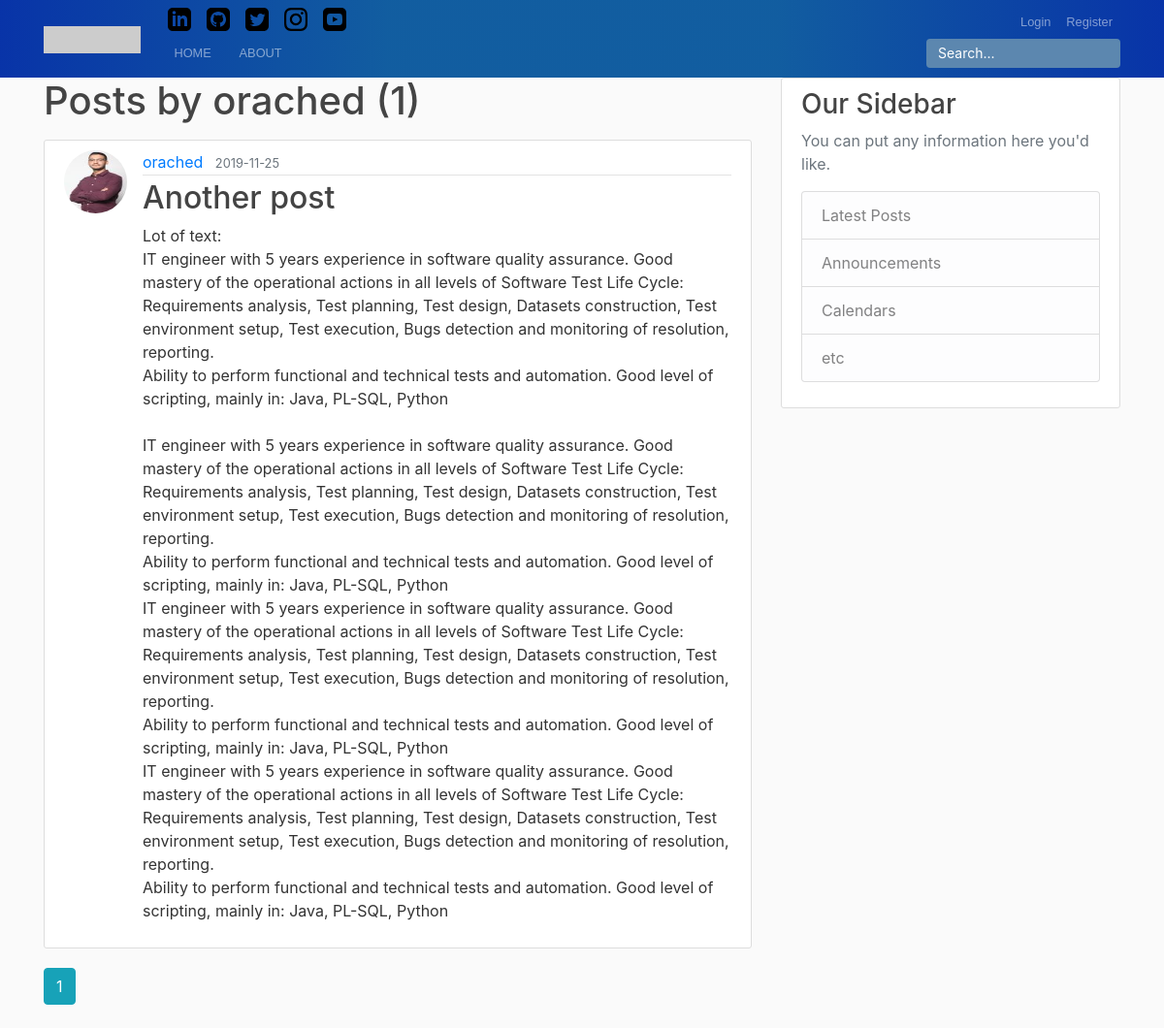
The page /user/orached on the database its author committed.
### flaskblog/models.py (models this page shows, shortened)
class User(db.Model, UserMixin):
    id = db.Column(db.Integer, primary_key=True)
    username = db.Column(db.String(20), unique=True, nullable=False)
    email = db.Column(db.String(120), unique=True, nullable=False)
    image_file = db.Column(db.String(20), nullable=False, default='default.jpg')
    password = db.Column(db.String(60), nullable=False)
    posts = db.relationship('Post', backref='author', lazy=True)

class Post(db.Model):
    id = db.Column(db.Integer, primary_key=True)
    title = db.Column(db.String(100), nullable=False)
    date_posted = db.Column(db.DateTime, nullable=False, default=datetime.utcnow)
    content = db.Column(db.Text, nullable=False)
    user_id = db.Column(db.Integer, db.ForeignKey('user.id'), nullable=False)

### flaskblog/users/routes.py (the view)
@users.route("/user/<string:username>")
def user_posts(username):
    page = request.args.get('page', 1, type=int)
    user = User.query.filter_by(username=username).first_or_404()
    posts = Post.query.filter_by(author=user)\
        .order_by(Post.date_posted.desc())\
        .paginate(page=page, per_page=5)
    return render_template('user_posts.html', posts=posts, user=user)

### flaskblog/templates/user_posts.html
{% extends "layout.html" %}
{% block content %}
    <h1 class="mb-3">Posts by {{ user.username }} ({{ posts.total }})</h1>
    {% for post in posts.items %}
        <article class="media content-section">
          <img class="rounded-circle article-img" src="{{ url_for('static', filename='profile_pics/' + post.author.image_file) }}">
          <div class="media-body">
            <div class="article-metadata">
              <a class="mr-2" href="{{ url_for('users.user_posts', username=post.author.username) }}">{{ post.author.username }}</a>
              <small class="text-muted">{{ post.date_posted.strftime('%Y-%m-%d') }}</small>
            </div>
            <h2><a class="article-title" href="{{ url_for('posts.post', post_id=post.id) }}">{{ post.title }}</a></h2>
            <p class="article-content">{{ post.content }}</p>
          </div>
        </article>
    {% endfor %}
    {% for page_num in posts.iter_pages(left_edge=1, right_edge=1, left_current=1, right_current=2) %}
      {% if page_num %}
        {% if posts.page == page_num %}
          <a class="btn btn-info mb-4" href="{{ url_for('users.user_posts', username=user.username, page=page_num) }}">{{ page_num }}</a>
        {% else %}
          <a class="btn btn-outline-info mb-4" href="{{ url_for('users.user_posts', username=user.username, page=page_num) }}">{{ page_num }}</a>
        {% endif %}
      {% else %}
        ...
      {% endif %}
    {% endfor %}
{% endblock content %}

### flaskblog/templates/layout.html (shortened to what this page needs)
<!DOCTYPE html>
<html>
<head>
    <link rel="stylesheet" href="https://maxcdn.bootstrapcdn.com/bootstrap/4.0.0/css/bootstrap.min.css">
    <link rel="stylesheet" type="text/css" href="{{ url_for('static', filename='main.css') }}">
</head>
<body>
  <header class="site-header">
    <nav class="navbar fixed-top navbar-dark navbar-expand-md">
      <div class="container">
        <a class="navbar-brand" href="/">
          <img src="//placehold.it/100x28" height=28 class="" />
        </a>
        <div class="collapse navbar-collapse flex-column" id="navbar">
          <ul class="navbar-nav nav w-100">
            <a class="nav-item nav-link" href="https://www.linkedin.com/in/orached">
            </a>
            <a class="nav-item nav-link" href="https://github.com/orached">
            </a>
            <a class="nav-item nav-link" href="https://twitter.com/orached">
            </a>
            <a class="nav-item nav-link" href="https://www.instagram.com/orached">
            </a>
            <a class="nav-item nav-link" href="https://www.youtube.com/user/orached">
            </a>
            <form class="form-inline ml-auto">
              {% if current_user.is_authenticated %}
                <a class="nav-item nav-link" href="{{ url_for('posts.new_post') }}">New Post</a>
                <a class="nav-item nav-link" href="{{ url_for('users.account') }}">Account</a>
                <a class="nav-item nav-link" href="{{ url_for('users.logout') }}">Logout</a>
              {% else %}
                <a class="nav-item nav-link" href="{{ url_for('users.login') }}">Login</a>
                <a class="nav-item nav-link" href="{{ url_for('users.register') }}">Register</a>
              {% endif %}
            </form>
          </ul>
          <ul class="navbar-nav nav w-100">
            <li class="nav-item">
              <a class="nav-link" href="{{ url_for('main.home') }}">HOME</a>
            </li>
            <li class="nav-item">
              <a  class="nav-link" href="{{ url_for('main.about') }}">ABOUT</a>
            </li>
            <form class="form-inline ml-auto">
                <input class="form-control search" type="text" id="search-bar" placeholder="Search..." autocomplete="off" spellcheck="false" autocorrect="off" />
              </form>
          </ul>
        </div>
      </div>
    </nav>
  </header>
  <main role="main" class="container">
      <div class="row">
        <div class="col-md-8">
          {% block content %}{% endblock %}
        </div>
        <div class="col-md-4">
          <div class="content-section">
            <h3>Our Sidebar</h3>
            <p class='text-muted'>You can put any information here you'd like.
              <ul class="list-group">
                <li class="list-group-item list-group-item-light">Latest Posts</li>
                <li class="list-group-item list-group-item-light">Announcements</li>
                <li class="list-group-item list-group-item-light">Calendars</li>
                <li class="list-group-item list-group-item-light">etc</li>
              </ul>
            </p>
          </div>
        </div>
      </div>
    </main>
</body>
</html>

### flaskblog/static/main.css (style rules this page uses)
body { background: #fafafa; color: #333333; margin-top: 5rem; }
h1, h2, h3, h4, h5, h6 { color: #444444; }
.navbar-dark { background: linear-gradient(to right, rgba(0, 45, 165, 0.97), rgba(10, 88, 157, 0.97), rgba(10, 88, 157, 0.97), rgba(0, 45, 165, 0.97)); }
.navbar-brand { margin-right: 20px; }
.nav-item { font-family: 'Raleway', sans-serif; font-weight: 300; font-size: 80%; padding: 0 .4rem; }
.navbar .navbar-nav .nav-link { transition: all .05s ease-in-out; }
#search-bar { background-color: #5c87af; color: white; font-size: 14px; width: 200px; height: 30px; transition: all .2s; border: none; }
.content-section { background: #ffffff; padding: 10px 20px; border: 1px solid #dddddd; border-radius: 3px; margin-bottom: 20px; }
.article-title { color: #444444; }
.article-content { white-space: pre-line; }
.article-img { height: 65px; width: 65px; margin-right: 16px; }
.article-metadata { padding-bottom: 1px; margin-bottom: 4px; border-bottom: 1px solid #e3e3e3 }

### rows shown on the page
User: username "orached"
Post: image_file (picture), author.username "orached", date_posted "2019-11-25", title "Another post", content "Lot of text: IT engineer with 5 years experience in software quality assurance. Good mastery of the operational actions in all levels of Software Test Life Cycle: Requirements analysis, Test planning, Test design, Datasets construction, Test environment setup, Test execution, Bugs detection and monitoring of resolution, reporting. Ability to perform functional and technical tests and automation. Good level of scripting, mainly in: Java, PL-SQL, Python IT engineer with 5 years experience in software quality assurance. Good mastery of the operational actions in all levels of Software Test Life Cycle: Requirements analysis, Test planning, Test design, Datasets construction, Test environment…"

### other values the page prints
{{ posts.total }} "1"
{{ page_num }} "1"
